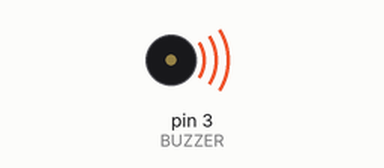
This sketch was run on a simulated Arduino Uno, built with avr-gcc and run on an emulated ATmega328P. On the bench: buzzer (waves = sounding).

Above: at 0.2 s.
Timing chart, 0 to 5.8 s (numbered marks = the images above):
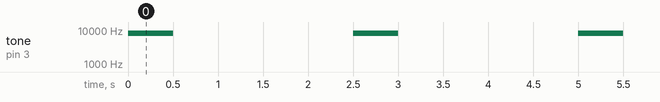

The sketch:

buzzer.ino
```cpp
int BUZZER = 3;

void setup() {
  pinMode(BUZZER, OUTPUT);
}

void loop() {
  tone(BUZZER, 8000); // output pin, frequency
  delay(500);
  noTone(BUZZER);
  delay(2000);
}
```

Measured:
- by itself, tone on pin 3 (BUZZER): alternates 8000 Hz for 0.50 s and silent for 2.0 s
